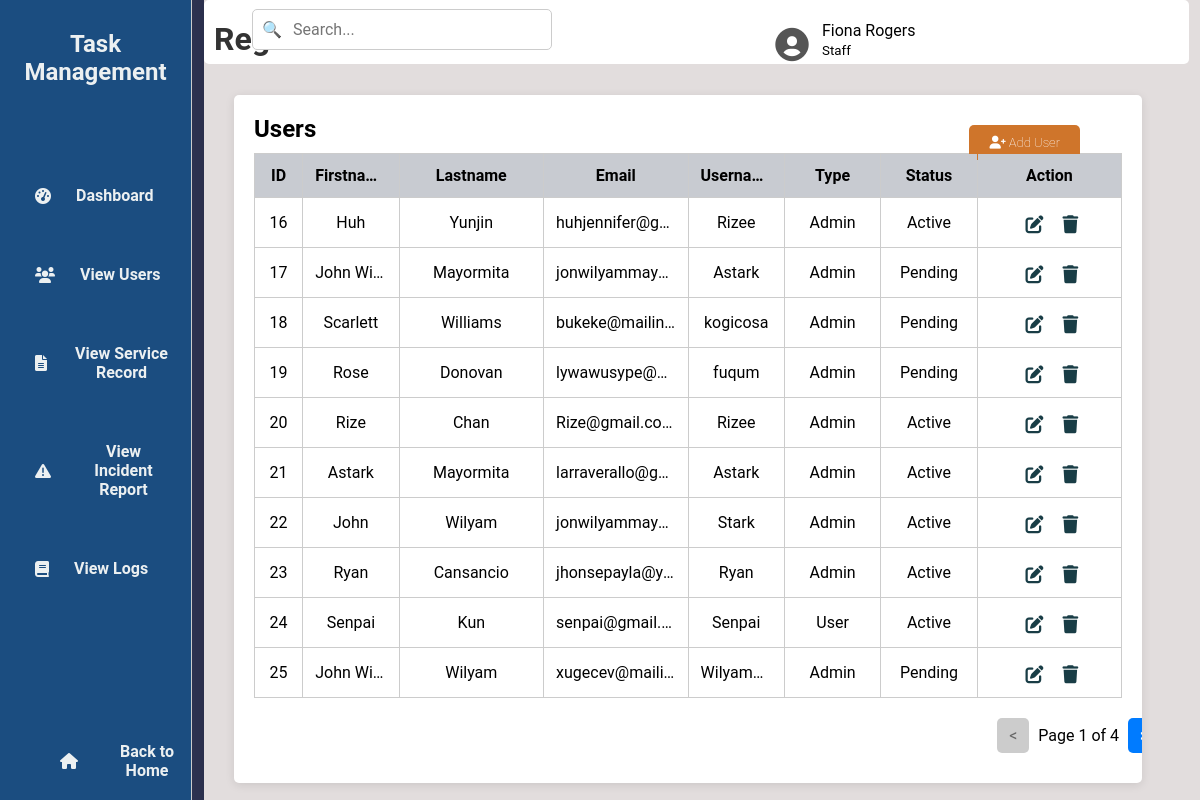
Screenshot of /viewU.php (signed in) with the database file from the repository.
### tables this page shows
CREATE TABLE `tbl_user` (
  `u_id` int(50) NOT NULL,
  `u_fname` varchar(200) NOT NULL,
  `u_lname` varchar(200) NOT NULL,
  `u_email` varchar(200) NOT NULL,
  `u_username` varchar(200) NOT NULL,
  `u_password` varchar(200) NOT NULL,
  `u_type` varchar(200) NOT NULL,
  `u_status` varchar(200) NOT NULL
);

### viewU.php (the view, shortened to what this page needs)
<?php
include 'db.php';
$username = $_SESSION['username'];
$lastName = '';
$firstName = '';
$userType = '';
if ($conn) {
    $sqlUser = "SELECT u_fname, u_lname, u_type FROM tbl_user WHERE u_username = ?";
    $stmt = $conn->prepare($sqlUser);
    $stmt->bind_param("s", $username);
    $stmt->execute();
    $resultUser = $stmt->get_result();
    if ($resultUser->num_rows > 0) {
        $row = $resultUser->fetch_assoc();
        $firstName = $row['u_fname'];
        $lastName = $row['u_lname'];
        $userType = $row['u_type'];
    }
    $limit = 10;
    $page = isset($_GET['page']) ? (int)$_GET['page'] : 1;
    $offset = ($page - 1) * $limit;
    $totalUsersQuery = "SELECT COUNT(*) as total FROM tbl_user";
    $totalResult = $conn->query($totalUsersQuery);
    $totalRow = $totalResult->fetch_assoc();
    $totalUsers = $totalRow['total'];
    $totalPages = ceil($totalUsers / $limit);
    $sql = "SELECT u_id, u_fname, u_lname, u_email, u_username, u_type, u_status FROM tbl_user LIMIT ?, ?";
    $stmt = $conn->prepare($sql);
    $stmt->bind_param("ii", $offset, $limit);
    $stmt->execute();
    $result = $stmt->get_result();
} else {
    echo "Database connection failed.";
    exit();
}
?>
<!DOCTYPE html>
<html lang="en">
<head>
    <link rel="stylesheet" href="viewU.css">
    <link href="https://cdn.jsdelivr.net/npm/boxicons/css/boxicons.min.css" rel="stylesheet">
    <link rel="stylesheet" href="https://cdnjs.cloudflare.com/ajax/libs/font-awesome/6.0.0-beta3/css/all.min.css">
</head>
<body>
<div class="wrapper">
    <div class="sidebar">
        <h2>Task Management</h2>
        <ul>
            <li><a href="adminD.php"><i class="fas fa-tachometer-alt"></i> Dashboard</a></li>
            <li><a href="viewU.php"><i class="fas fa-users"></i> View Users</a></li>
            <li><a href="view_service_record.php"><i class="fas fa-file-alt"></i> View Service Record</a></li>
            <li><a href="view_incident_report.php"><i class="fas fa-exclamation-triangle"></i> View Incident Report</a></li>
            <li><a href="view_logs.php"><i class="fas fa-book"></i> View Logs</a></li>
        </ul>
        <footer>
            <a href="index.php" class="back-home"><i class="fas fa-home"></i> Back to Home</a>
        </footer>
    </div>
    <div class="container">
        <div class="upper">
            <h1>Registered Users</h1>
        </div>
        <div class="search-container">
            <input type="text" class="search-bar" placeholder="Search...">
            <span class="search-icon">🔍</span>
        </div>
        <div class="user-icon">
    <?php
    $avatarPath = isset($_SESSION['avatarPath']) ? $_SESSION['avatarPath'] : 'default-avatar.png';
    if (!empty($avatarPath) && file_exists(str_replace('?' . time(), '', $avatarPath))) {
        echo "<img src='" . htmlspecialchars($avatarPath, ENT_QUOTES, 'UTF-8') . "'
              style='width: 40px; height: 40px; border-radius: 50%; object-fit: cover;'>";
    } else {
        echo "<i class='bx bxs-user-circle' style='font-size: 40px; color: #555; margin-top: 10px;'></i>";
    }
    ?>
</div>
<div class="user-details">
    <span><?php echo htmlspecialchars($firstName . ' ' . $lastName, ENT_QUOTES, 'UTF-8'); ?></span><br>
    <small><?php echo htmlspecialchars(ucfirst($userType), ENT_QUOTES, 'UTF-8'); ?></small>
</div>
        <div class="table-box">
            <h2>Users</h2>
            <a href="addU.php" class="add-user-btn"><i class="fas fa-user-plus"></i> Add User</a>
            <table>
                <thead>
                    <tr>
                        <th>ID</th>
                        <th>Firstname</th>
                        <th>Lastname</th>
                        <th>Email</th>
                        <th>Username</th>
                        <th>Type</th>
                        <th>Status</th>
                        <th>Action</th>
                    </tr>
                </thead>
                <tbody>
                    <?php
                    if ($result->num_rows > 0) {
                        while ($row = $result->fetch_assoc()) {
                            echo "<tr>
                                    <td>{$row['u_id']}</td>
                                    <td>{$row['u_fname']}</td>
                                    <td>{$row['u_lname']}</td>
                                    <td>{$row['u_email']}</td>
                                    <td>{$row['u_username']}</td>
                                    <td>" . ucfirst(strtolower($row['u_type'])) . "</td>
                                    <td>" . ucfirst(strtolower($row['u_status'])) . "</td>
                                     <td>
                                        <a href='editU.php?id={$row['u_id']}'><i class='fas fa-edit'></i></a>
                                        <a href='deleteU.php?id={$row['u_id']}'><i class='fas fa-trash'></i></a>
                                    </td>
                                  </tr>";
                        }
                    } else {
                        echo "<tr><td colspan='8'>No users found.</td></tr>";
                    }
                    ?>
                </tbody>
            </table>
          <div class="pagination">
            <?php if ($page > 1): ?>
                <a href="?page=<?php echo $page - 1; ?>" class="pagination-link">&lt;</a>
            <?php else: ?>
                <span class="pagination-link disabled">&lt;</span>
            <?php endif; ?>
            <span class="current-page">Page <?php echo $page; ?> of <?php echo $totalPages; ?></span>
            <?php if ($page < $totalPages): ?>
                <a href="?page=<?php echo $page + 1; ?>" class="pagination-link">&gt;</a>
            <?php else: ?>
                <span class="pagination-link disabled">&gt;</span>
            <?php endif; ?>
        </div>
        </div>
    </div>
</div>
</body>
</html>

### viewU.css (style rules this page uses)
* { margin: 0; padding: 0; box-sizing: border-box; font-family: 'Roboto', sans-serif; }
body { min-height: 100vh; display: flex; background-color: #2d3250; overflow: hidden; }
.wrapper { display: flex; height: 100vh; overflow: hidden; }
.sidebar { width: 16%; background-color: #1b4d80; padding: 20px; border-right: 1px solid #ccc; height: 100vh; position: fixed; }
.sidebar h2 { margin-top: 10px; text-align: center; color: #ecf0f1; }
.sidebar ul { list-style-type: none; padding: 0; margin-top: 100px; margin-left: 15px; margin-bottom: 30px; }
.sidebar li { margin: 60px 0; }
.sidebar a { text-decoration: none; color: #ecf0f1; display: flex; align-items: center; text-align: center; }
.sidebar a i { margin-right: 25px; }
.back-home { position: absolute; bottom: 20px; left: 60px; color: #ecf0f1; text-decoration: none; display: flex; align-items: center; }
.container { width: 85%; margin-left: 17%; padding: 20px; background-color: #e2dddd; box-shadow: 0 2px 10px rgba(0, 0, 0, 0.1); position: relative; }
.container .upper { border-radius: 5px; margin-top: -20px; margin-left: -20px; width: 103%; height: 8vh; background-color: #ffffff; }
.upper h1 { padding-top: 20px; padding-left: 10px; text-align: left; color: #333; }
.table-box { margin-top: -70px; width: 95%; padding: 20px; margin-right: 10px; margin-left: 10px; border-radius: 5px; background-color: #ffffff; box-shadow: 0 2px 10px rgba(0, 0, 0, 0.1); height: auto; overflow: hidden; }
table { width: 100%; border-collapse: collapse; margin-top: 10px; table-layout: fixed; }
thead th { background-color: #c8cbd1; position: sticky; top: 0; z-index: 10; }
th, td { border: 1px solid #ccc; padding: 12px; text-align: center; min-height: 40px; overflow: hidden; text-overflow: ellipsis; white-space: nowrap; }
th:nth-child(1), td:nth-child(1) { width: 5%; }
th:nth-child(2), td:nth-child(2) { width: 10%; }
th:nth-child(3), td:nth-child(3) { width: 15%; }
th:nth-child(4), td:nth-child(4) { width: 15%; }
th:nth-child(5), td:nth-child(5) { width: 10%; }
th:nth-child(6), td:nth-child(6) { width: 10%; }
th:nth-child(7), td:nth-child(7) { width: 10%; }
th:last-child, td:last-child { width: 15%; }
th { background-color: #c8cbd1; color: rgb(0, 0, 0); }
a { display: inline-block; margin-top: 5px; text-decoration: none; color: #4CAF50; font-weight: bold; }
.add-user-btn { display: inline-block; background-color: #cf752b; color: white; padding: 10px 20px; border-radius: 5px; text-decoration: none; font-size: 13px; font-weight: lighter; transition: 0.3s; position: absolute; right: 120px; top: 15%; }
.table-box table a { font-size: 18px; color: #193d46; display: inline-flex; align-items: center; margin-right: 5px; margin-left: 10px; transition: color 0.3s; text-align: center; }
.table-box a i { justify-content: center; }
.search-container { position: relative; width: 300px; margin: 20px auto; top: -95px; }
.search-bar { width: 100%; padding: 10px 10px 10px 40px; border: 1px solid #ccc; border-radius: 5px; font-size: 16px; margin-left: -100%; margin-top: 20px; }
.search-icon { position: absolute; left: 10px; top: 65%; transform: translateY(-50%); color: #aaa; pointer-events: none; z-index: 1; margin-left: -100%; }
.user-icon { position: absolute; left: 70px; top: 40px; transform: translateY(-50%); margin-left: 50%; }
.user-details { position: absolute; left: 120px; top: 40px; transform: translateY(-50%); margin-left: 50%; }

### viewU.php (style rules this page uses)
.table-box { display: flex; flex-direction: column; }
.table-box table { flex-grow: 1; margin-bottom: 10px; }
.pagination { text-align: center; padding: 10px 0; width: 100%; margin-left: 45%; }
.pagination-link { display: inline-block; margin: 0 5px; padding: 8px 12px; background-color: #007bff; color: white; text-decoration: none; border-radius: 5px; }
.disabled { background-color: #ccc; pointer-events: none; color: #666; }

### rows the page displays
tbl_user: u_id "16", u_fname "Huh", u_lname "Yunjin", u_email "huhjennifer@g…", u_username "Rizee", u_type "Admin", u_status "Active"
tbl_user: u_id "17", u_fname "John Wi…", u_lname "Mayormita", u_email "jonwilyammay…", u_username "Astark", u_type "Admin", u_status "Pending"
tbl_user: u_id "18", u_fname "Scarlett", u_lname "Williams", u_email "bukeke@mailin…", u_username "kogicosa", u_type "Admin", u_status "Pending"
tbl_user: u_id "19", u_fname "Rose", u_lname "Donovan", u_email "lywawusype@…", u_username "fuqum", u_type "Admin", u_status "Pending"
tbl_user: u_id "20", u_fname "Rize", u_lname "Chan", u_email "Rize@gmail.com", u_username "Rizee", u_type "Admin", u_status "Active"
tbl_user: u_id "21", u_fname "Astark", u_lname "Mayormita", u_email "larraverallo@g…", u_username "Astark", u_type "Admin", u_status "Active"
tbl_user: u_id "22", u_fname "John", u_lname "Wilyam", u_email "jonwilyammay…", u_username "Stark", u_type "Admin", u_status "Active"
tbl_user: u_id "23", u_fname "Ryan", u_lname "Cansancio", u_email "jhonsepayla@y…", u_username "Ryan", u_type "Admin", u_status "Active"
tbl_user: u_id "24", u_fname "Senpai", u_lname "Kun", u_email "senpai@gmail.…", u_username "Senpai", u_type "User", u_status "Active"
tbl_user: u_id "25", u_fname "John Wi…", u_lname "Wilyam", u_email "xugecev@maili…", u_username "Wilyam…", u_type "Admin", u_status "Pending"

### other values shown
$firstName . ' ' . $lastName "Fiona Rogers"
$userType "Staff"
$page "1"
$totalPages "4"
